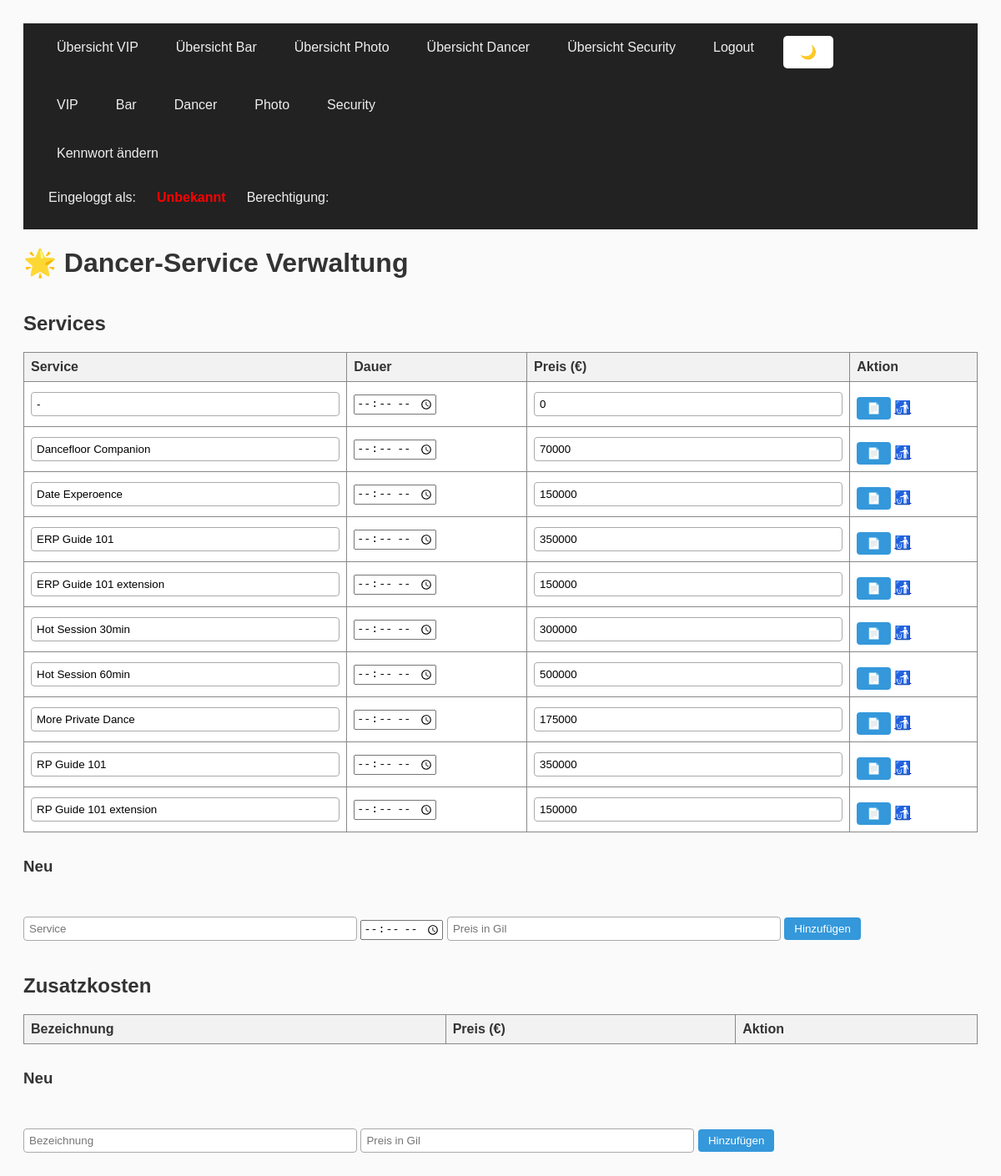
The page /ver_dancer.php (signed in) on the database its author committed.
### tables this page shows
CREATE TABLE dancer_service (
    id INT AUTO_INCREMENT PRIMARY KEY,
    service VARCHAR(255) NOT NULL,
    preis INT NOT NULL
);

### ver_dancer.php (the view, shortened to what this page needs)
<?php
include 'menu.php';
$services = $pdo->query("SELECT * FROM dancer_service ORDER BY service")->fetchAll();
?>
<!DOCTYPE html>
<html lang="de">
<head>
</head>
<body>
<h1>🌟 Dancer-Service Verwaltung</h1>
<h2>Services</h2>
<table>
    <tr><th>Service</th><th>Dauer</th><th>Preis (€)</th><th>Aktion</th></tr>
    <?php foreach ($services as $s): ?>
    <tr>
        <form method="post">
            <td><input type="text" name="edit_service" value="<?= htmlspecialchars($s['service']) ?>" required></td>
            <td><input type="time" name="edit_dauer" value="<?= $s['dauer'] ?>" required></td>
            <td><input type="number" name="edit_preis" value="<?= $s['preis'] ?>" min="0" required></td>
            <td>
                <input type="submit" value="📄">
                <a href="?delete_service=<?= $s['id'] ?>" onclick="return confirm('Wirklich löschen?')">🚮</a>
            </td>
        </form>
    </tr>
    <?php endforeach; ?>
</table>
<h3>Neu</h3>
<form method="post">
    <input type="text" name="service" placeholder="Service" required>
    <input type="time" name="dauer" required>
    <input type="number" name="preis" placeholder="Preis in Gil" min="0" required>
    <input type="submit" value="Hinzufügen">
</form>
<h2>Zusatzkosten</h2>
<table>
    <tr><th>Bezeichnung</th><th>Preis (€)</th><th>Aktion</th></tr>
</table>
<h3>Neu</h3>
<form method="post">
    <input type="text" name="bezeichnung" placeholder="Bezeichnung" required>
    <input type="number" name="preis" placeholder="Preis in Gil" min="0" required>
    <input type="submit" value="Hinzufügen">
</form>
</body>
</html>

### menu.php (shortened to what this page needs)
<!DOCTYPE html>
<html lang="de">
<head>
	<link rel="stylesheet" href="style.css">
</head>
<body>
    <?php
    $loggedin = isset($_SESSION['loggedin']) ? $_SESSION['loggedin'] : false;
    $role = isset($_SESSION['role']) ? $_SESSION['role'] : 'unbekannt';
    $username = isset($_SESSION['username']) ? $_SESSION['username'] : 'Unbekannt';
?>
    <nav>
        <?php if ($loggedin): ?> <a href="vip_auswertung.php">Übersicht VIP</a><?php endif; ?>
	<?php if ($loggedin): ?> <a href="bar_auswertung.php">Übersicht Bar</a><?php endif; ?>
	<?php if ($loggedin): ?> <a href="photo_auswertung.php">Übersicht Photo</a><?php endif; ?>
	<?php if ($loggedin): ?> <a href="dancer_auswertung.php">Übersicht Dancer</a><?php endif; ?>
	<?php if ($loggedin): ?> <a href="security_auswertung.php">Übersicht Security</a><?php endif; ?>
		<?php if ($loggedin): ?><a href="logout.php">Logout</a><?php endif; ?>
		<button onclick="toggleDarkMode()" id="darkModeButton">🌙</button>
    </nav>
    <?php if ($loggedin && $role !== 'user') : ?>
	<nav>
		<a href="vip.php">VIP</a>
		<a href="bar.php">Bar</a>
		<a href="dancer.php">Dancer</a>
		<a href="photo.php">Photo</a>
		<a href="security.php">Security</a>
	</nav>
    <nav>
        <a href="kennwort_aendern.php">Kennwort ändern</a>
    </nav>
	<nav>
            Eingeloggt als:
            <strong><font color="red"><?php echo htmlspecialchars($username); ?></font></strong>  Berechtigung:
    </nav>
<?php endif; ?>
</body>
</html>

### style.css (style rules this page uses)
body { font-family: Arial, sans-serif; padding: 20px; background-color: #fafafa; color: #333; }
table { border-collapse: collapse; width: 100%; max-width: 100%; margin-top: 20px; margin-bottom: 30px; background-color: #fff; }
th, td { border: 1px solid #888; padding: 8px; text-align: left; }
th { background-color: #f2f2f2; font-weight: bold; }
h2 { margin-top: 40px; }
form { margin-top: 40px; }
input[type="text"], input[type="number"], select { width: 100%; max-width: 400px; padding: 6px; border: 1px solid #aaa; border-radius: 4px; box-sizing: border-box; }
input[type="submit"], .submit-btn { margin-top: 10px; padding: 6px 12px; background-color: #3498db; color: white; border: none; border-radius: 4px; cursor: pointer; }
#darkModeButton { padding: 10px 20px; font-size: 16px; background-color: #fff; color: #00f; border: none; border-radius: 5px; cursor: pointer; transition: background-color 0.3s, color 0.3s; }
nav { background-color: #222; padding: 15px 30px; display: flex; gap: 25px; font-family: Arial, sans-serif; font-size: 16px; color: #eee; }
nav a { color: #eee; text-decoration: none; padding: 5px 10px; border-radius: 4px; transition: background-color 0.3s ease; }

### rows shown on the page
dancer_service: edit_service "-", edit_preis "0"
dancer_service: edit_service "Dancefloor Companion", edit_preis "70000"
dancer_service: edit_service "Date Experoence", edit_preis "150000"
dancer_service: edit_service "ERP Guide 101", edit_preis "350000"
dancer_service: edit_service "ERP Guide 101 extension", edit_preis "150000"
dancer_service: edit_service "Hot Session 30min", edit_preis "300000"
dancer_service: edit_service "Hot Session 60min", edit_preis "500000"
dancer_service: edit_service "More Private Dance", edit_preis "175000"
dancer_service: edit_service "RP Guide 101", edit_preis "350000"
dancer_service: edit_service "RP Guide 101 extension", edit_preis "150000"

### other values the page prints
$username "Unbekannt"
